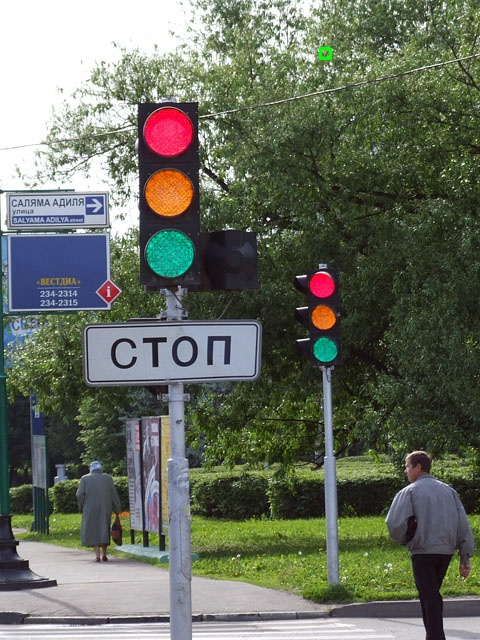
#> input picture develop code/traffic light/test123321.jpg, 480 x 640 px, given in place of 3.mp4, which was not available
$ python test2.py
#> lines starting #> are read from the running program, lines starting #| are printed output that depends on the picture; after the words box and inside, x2 and y2 are one past the last pixel; in counts of white or black regions, pixels touching at a corner belong together; pictures that were not available may be replaced by others from this repository, and a replacement may not be noted
# [61 lines of commented-out code are left out]
import cv2
import numpy as np

cap = cv2.VideoCapture('3.mp4')
percent = 100

roi_x = 330
roi_y = 430
roi_width = 90
roi_height = 110

red_lower = np.array([0, 137, 249], dtype="uint8")
red_upper = np.array([15, 255, 255], dtype="uint8")
yellow_lower = np.array([17, 165, 130], dtype="uint8")
yellow_upper = np.array([101, 255, 255], dtype="uint8")
green_lower = np.array([40, 85, 180], dtype="uint8")
green_upper = np.array([91, 255, 255], dtype="uint8")

while True:
    ret, frame = cap.read()
#> frame is the input picture: shape (640, 480, 3); mean B, G, R 96.5, 110.2, 104.3
    width = int(frame.shape[1] * percent / 100)
#> width = 480
    height = int(frame.shape[0] * percent / 100)
#> height = 640
    dim = (width, height)
#> dim = (480, 640)
    frame = cv2.resize(frame, dim)

    if not ret:
        break

    roi_frame = frame[roi_y:roi_y+roi_height, roi_x:roi_x+roi_width]
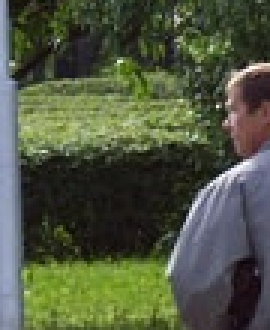
#> roi_frame: shape (110, 90, 3) (shown 3 times larger); mean B, G, R 64.8, 86.6, 79.5

    hsv_frame = cv2.cvtColor(roi_frame, cv2.COLOR_BGR2HSV)
#> hsv_frame: shape (110, 90, 3); mean H, S, V 59.3, 86.3, 91.7

    red_mask = cv2.inRange(hsv_frame, red_lower, red_upper)
#> red_mask: shape (110, 90); every value is 0
    yellow_mask = cv2.inRange(hsv_frame, yellow_lower, yellow_upper)
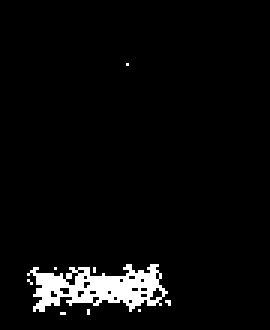
#> yellow_mask: shape (110, 90) (shown 3 times larger); 4.2% white; 9 white regions (8 under 20 px), largest, box (x1, y1, x2, y2) and area: (9, 88, 56, 104) 403
    green_mask = cv2.inRange(hsv_frame, green_lower, green_upper)
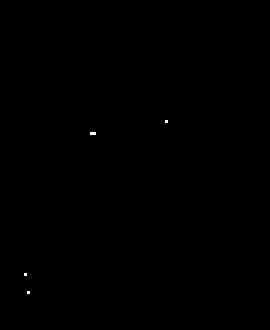
#> green_mask: shape (110, 90) (shown 3 times larger); 0.05% white in thin lines or dots, all inside (x1, y1, x2, y2) = (8, 40, 56, 98)

    mask = cv2.bitwise_or(red_mask, yellow_mask)
    mask = cv2.bitwise_or(mask, green_mask)
#> mask: shape (110, 90); 4.3% white; 12 white regions (11 under 20 px)

    contours, hierarchy = cv2.findContours(mask, cv2.RETR_EXTERNAL, cv2.CHAIN_APPROX_SIMPLE)
#> contours = 12 contours, 11 with area under 20; largest, box (x1, y1, x2, y2) and area: (8, 88, 56, 104) 386
    cv2.rectangle(frame, (roi_x, roi_y), (roi_x+roi_width, roi_y+roi_height), (0, 255, 0), 2)
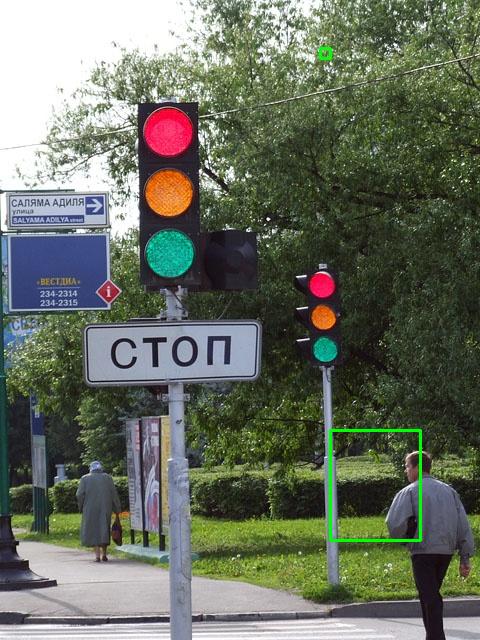
#> frame: shape (640, 480, 3); 0.39% of pixels changed, all inside (x1, y1, x2, y2) = (329, 429, 422, 542)


    for contour in contours:
        area = cv2.contourArea(contour)
        x, y, w, h = cv2.boundingRect(contour)
        centroid_x = int(x + w/2)
        centroid_y = int(y + h/2)

        if area < 100:
            continue

        if centroid_x < roi_width/3:
            color = 'red'
            avg_color = np.mean(hsv_frame[y:y+h, x:x+w], axis=(0,1))
        elif centroid_x < roi_width*1/3:
            color = 'yellow'
            avg_color = np.mean(hsv_frame[y:y+h, x:x+w], axis=(0,1))
        else:
            color = 'green'
            avg_color = np.mean(hsv_frame[y:y+h, x:x+w], axis=(0,1))

        cv2.rectangle(frame, (roi_x+x, roi_y+y), (roi_x+x+w, roi_y+y+h), (0, 0, 255), 2)
        cv2.putText(frame, color, (roi_x + x, roi_y + y - 10), cv2.FONT_HERSHEY_SIMPLEX, 1, (0, 0, 255), 2)
#> this loop made 12 passes
#> (area, x, y, w, h, centroid_x, centroid_y, color) on pass 9: (386, 8, 88, 48, 16, 32, 96, 'green')
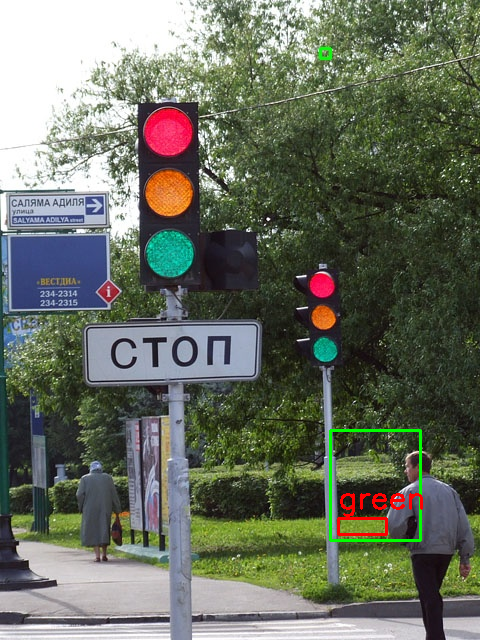
#> frame: shape (640, 480, 3); 0.34% of pixels changed, all inside (x1, y1, x2, y2) = (337, 493, 423, 536)

    cv2.imshow('Traffic Light Detector', frame)
    cv2.imshow('ROI', roi_frame)
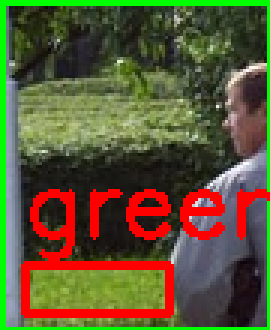
#> window 'ROI': shape (110, 90, 3) (shown 3 times larger); mean B, G, R 52.6, 86.8, 91.6
    cv2.imshow('HSV', mask)

    if cv2.waitKey(1) & 0xFF == ord('q'):
#> (key q is pressed here)
        break

cap.release()
cv2.destroyAllWindows()
